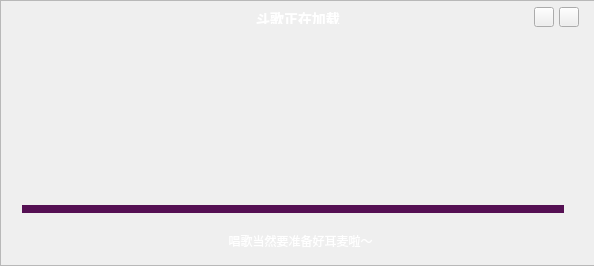
<?xml version="1.0" encoding="UTF-8"?>
<ui version="4.0">
 <class>BidResultWidget</class>
 <widget class="QWidget" name="BidResultWidget">
  <property name="geometry">
   <rect>
    <x>0</x>
    <y>0</y>
    <width>594</width>
    <height>266</height>
   </rect>
  </property>
  <property name="windowTitle">
   <string>Form</string>
  </property>
  <property name="styleSheet">
   <string notr="true"/>
  </property>
  <widget class="QFrame" name="BidResultFrame">
   <property name="geometry">
    <rect>
     <x>0</x>
     <y>0</y>
     <width>596</width>
     <height>266</height>
    </rect>
   </property>
   <property name="styleSheet">
    <string notr="true">#BidResultFrame{border-image: url(:/image/bidResultWidget/loading.png);}
</string>
   </property>
   <property name="frameShape">
    <enum>QFrame::StyledPanel</enum>
   </property>
   <property name="frameShadow">
    <enum>QFrame::Raised</enum>
   </property>
   <widget class="QProgressBar" name="progressBar">
    <property name="geometry">
     <rect>
      <x>22</x>
      <y>205</y>
      <width>542</width>
      <height>8</height>
     </rect>
    </property>
    <property name="autoFillBackground">
     <bool>false</bool>
    </property>
    <property name="styleSheet">
     <string notr="true">QProgressBar {
border-radius: 5px;background:#551053;
}

QProgressBar::chunk {
border-radius:5px;background:#fbd12b;
}</string>
    </property>
    <property name="value">
     <number>0</number>
    </property>
    <property name="alignment">
     <set>Qt::AlignCenter</set>
    </property>
    <property name="format">
     <string/>
    </property>
   </widget>
   <widget class="QPushButton" name="closeBtn">
    <property name="geometry">
     <rect>
      <x>559</x>
      <y>7</y>
      <width>20</width>
      <height>20</height>
     </rect>
    </property>
    <property name="styleSheet">
     <string notr="true">QPushButton:hover{border-image: url(:/image/bidResultWidget/bt_close_hover.png);}
QPushButton{border-image: url(:/image/bidResultWidget/bt_close.png);}
</string>
    </property>
    <property name="text">
     <string/>
    </property>
   </widget>
   <widget class="QPushButton" name="minBtn">
    <property name="geometry">
     <rect>
      <x>534</x>
      <y>7</y>
      <width>20</width>
      <height>20</height>
     </rect>
    </property>
    <property name="styleSheet">
     <string notr="true">QPushButton{border-image: url(:/image/bidResultWidget/bt_min.png);}</string>
    </property>
    <property name="text">
     <string/>
    </property>
   </widget>
   <widget class="QLabel" name="titleLabel">
    <property name="geometry">
     <rect>
      <x>253</x>
      <y>8</y>
      <width>90</width>
      <height>16</height>
     </rect>
    </property>
    <property name="text">
     <string>&lt;html&gt;&lt;head/&gt;&lt;body&gt;&lt;span style=&quot; font-family:宋体; font-size:14px; color:#ffffff;&quot;&gt;&lt;center&gt;&lt;b&gt;斗歌正在加载&lt;/b&gt;&lt;/center&gt;&lt;/span&gt;&lt;/body&gt;&lt;/html&gt;</string>
    </property>
   </widget>
   <widget class="QLabel" name="processBarLabel">
    <property name="geometry">
     <rect>
      <x>8</x>
      <y>191</y>
      <width>38</width>
      <height>38</height>
     </rect>
    </property>
    <property name="styleSheet">
     <string notr="true">image: url(:/image/bidResultWidget/progress_bar_anniu.png);</string>
    </property>
    <property name="text">
     <string/>
    </property>
   </widget>
   <widget class="QLabel" name="tipsLabel">
    <property name="geometry">
     <rect>
      <x>110</x>
      <y>230</y>
      <width>381</width>
      <height>21</height>
     </rect>
    </property>
    <property name="styleSheet">
     <string notr="true">font:75 &quot;宋体&quot; 12px;
color: rgb(255, 255, 255);</string>
    </property>
    <property name="text">
     <string>唱歌当然要准备好耳麦啦～</string>
    </property>
    <property name="alignment">
     <set>Qt::AlignCenter</set>
    </property>
   </widget>
   <widget class="QLabel" name="label">
    <property name="geometry">
     <rect>
      <x>18</x>
      <y>201</y>
      <width>552</width>
      <height>16</height>
     </rect>
    </property>
    <property name="styleSheet">
     <string notr="true">background-image: url(:/image/bidResultWidget/progress_bar_2.png);</string>
    </property>
    <property name="text">
     <string/>
    </property>
   </widget>
   <zorder>label</zorder>
   <zorder>progressBar</zorder>
   <zorder>closeBtn</zorder>
   <zorder>minBtn</zorder>
   <zorder>titleLabel</zorder>
   <zorder>processBarLabel</zorder>
   <zorder>tipsLabel</zorder>
  </widget>
 </widget>
 <resources/>
 <connections/>
</ui>
